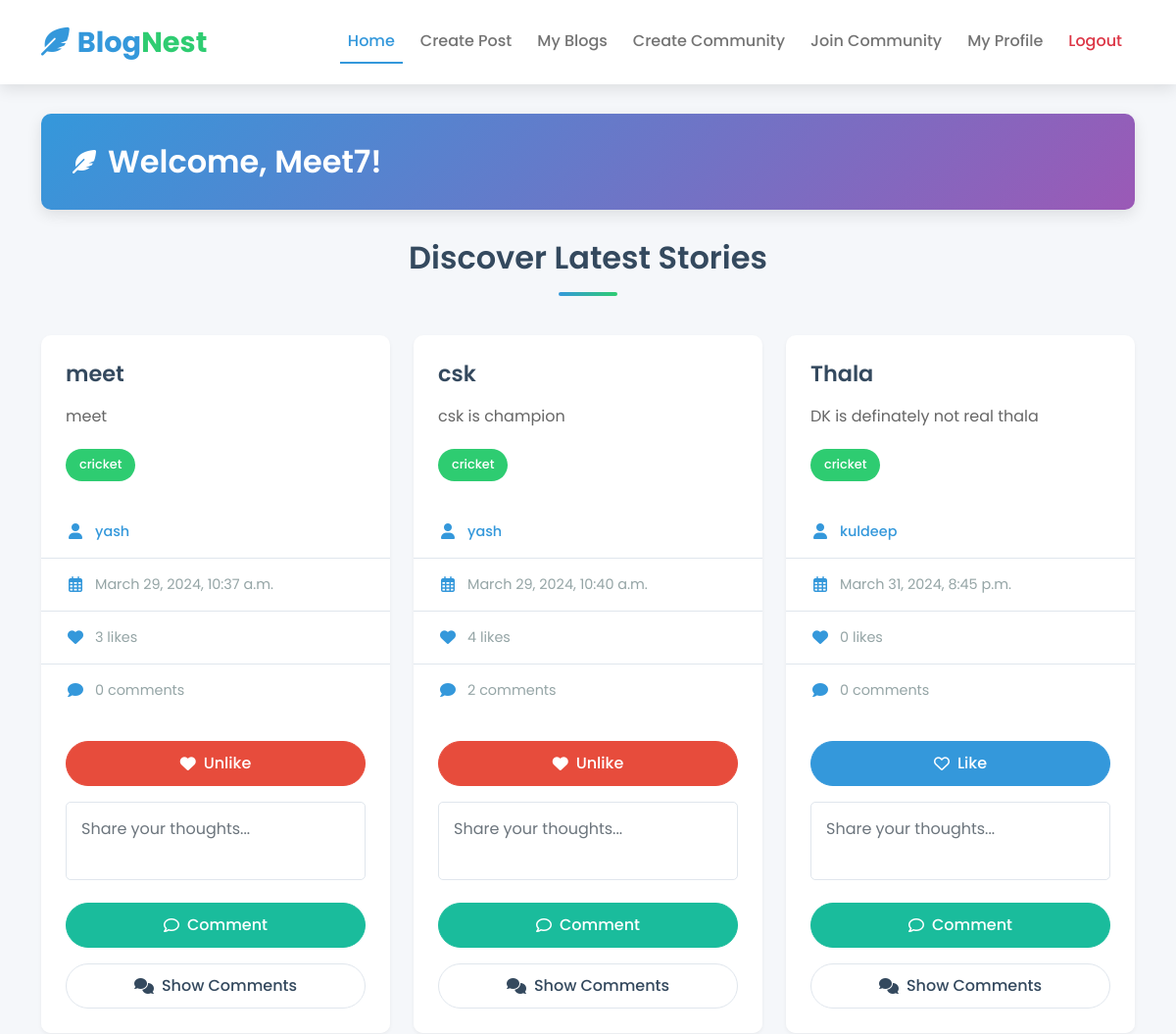
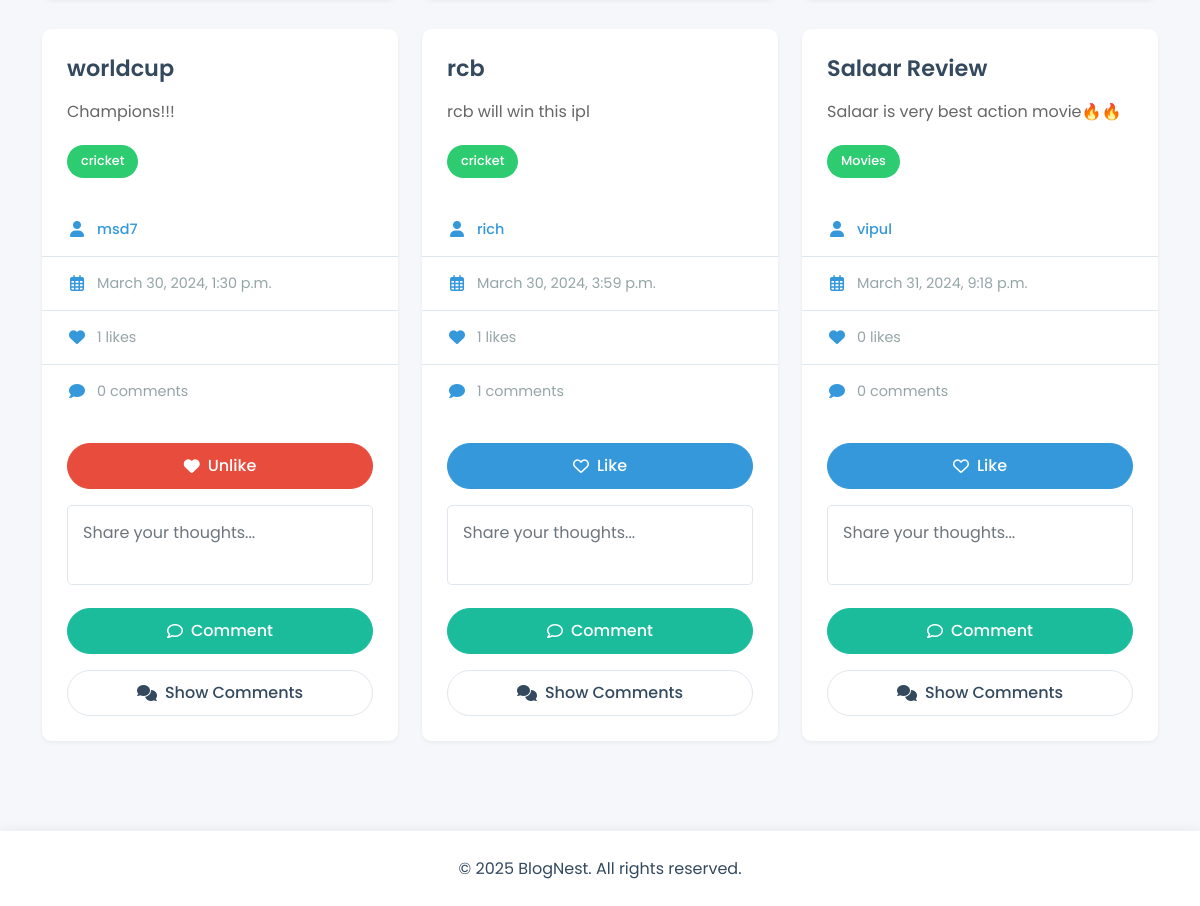
Page /home/ (signed in) on the earlier database version (2 pictures, top to bottom).
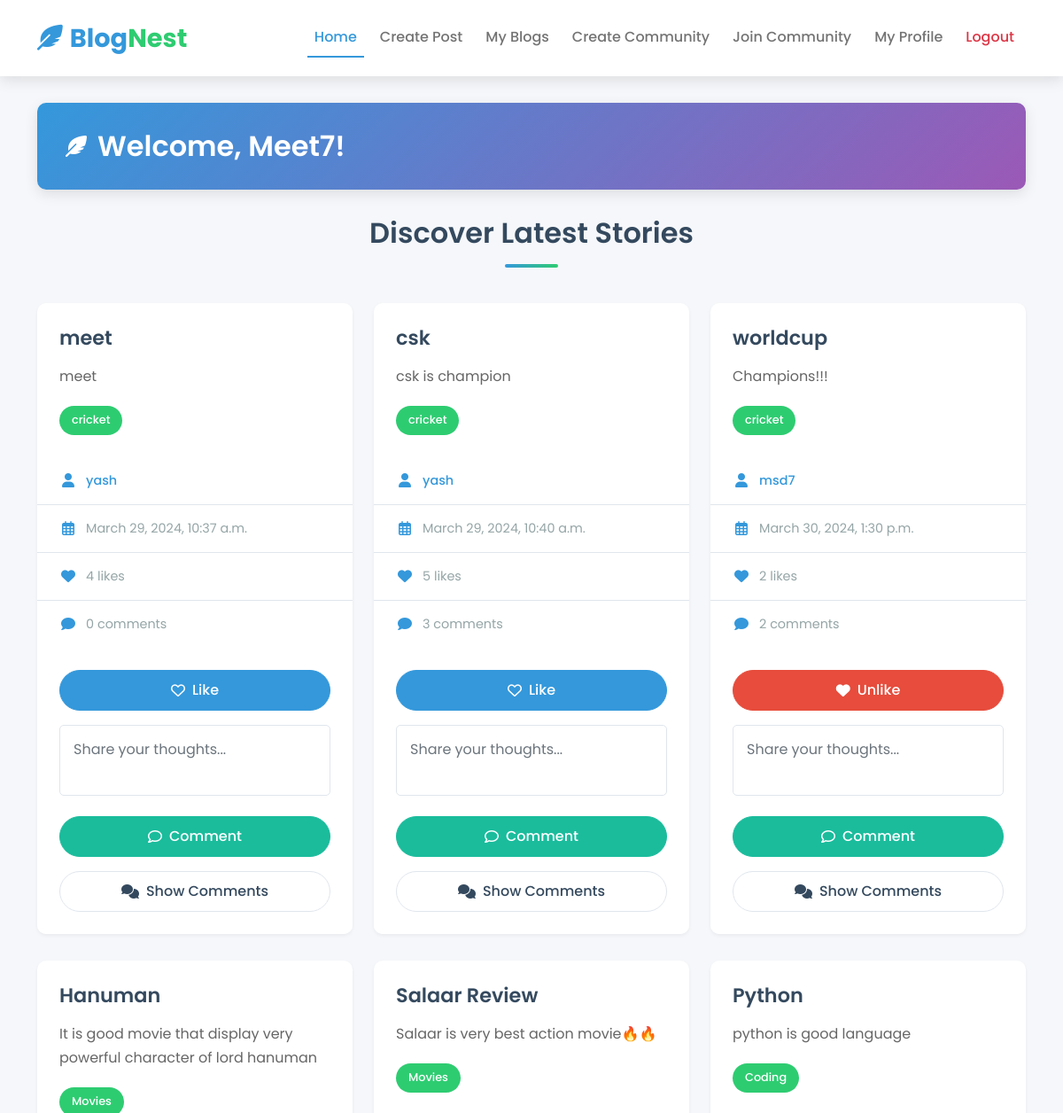
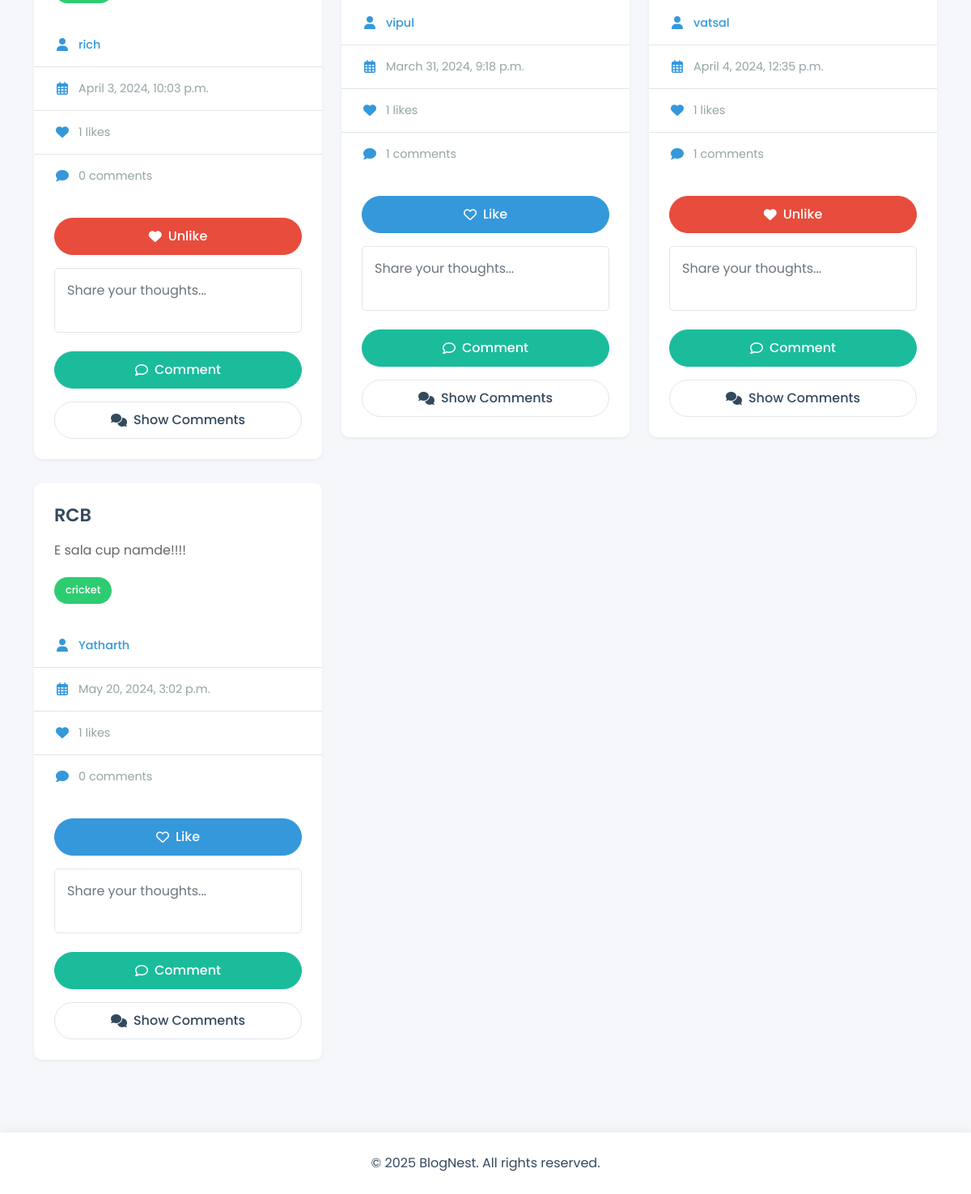
Same page on the later database version (2 pictures, top to bottom).
### Blog/models.py (models this page shows)
class BlogPost(models.Model):
  BlogId = models.IntegerField(primary_key = True)
  Title = models.CharField(max_length=50)
  BlogData = models.CharField(max_length=5000, null =False , default ='')
  DatePosted = models.DateTimeField()
  Likes = models.IntegerField()
  Comments = models.IntegerField()
  UserID = models.ForeignKey(User, null=True, on_delete=models.CASCADE)
  CategoryId = models.ForeignKey(Category, null=True, on_delete=models.CASCADE)

class Category(models.Model):
  CategoryId = models.IntegerField(primary_key = True)
  CategoryName = models.CharField(max_length=50)
  Description = models.CharField(max_length=500)

### Blog/views.py (the view)
# urls.py: path('home/', home, name='home'),
def home(request):
  name={'username': request.session.get('username')}
  blogs=BlogPost.objects.all()
  user=User.objects.get(username=request.session.get('username'))
  my_blogs = BlogPost.objects.filter(UserID=user)
  other_blogs = blogs.exclude(pk__in=my_blogs.values_list('pk', flat=True))
  user_has_liked_blog_ids = {}
  if user.is_authenticated:
      user_has_liked_blog_ids = Like.objects.filter(UserID=user).values_list('BlogID', flat=True)
  other_blogs_with_counts = other_blogs.annotate(
        likes_count=Count('like'),
        comments_count=Count('comment')
    )
  context = {
      'name': request.user,
      'blogs': other_blogs_with_counts,
      'user_has_liked_blog_ids': user_has_liked_blog_ids
  }
  return render(request, 'home.html', context)

### templates/home.html (shortened to what this page needs)
{% load static %}
<!DOCTYPE html>
<html lang="en">
<head>
  <link href="https://cdn.jsdelivr.net/npm/bootstrap@5.0.2/dist/css/bootstrap.min.css" rel="stylesheet"
>
  <link href="https://cdnjs.cloudflare.com/ajax/libs/font-awesome/6.0.0-beta3/css/all.min.css" rel="stylesheet">
  <link href="{% static 'css/home.css' %}" rel="stylesheet">
</head>
<body>
  <nav class="navbar navbar-expand-lg navbar-light">
    <div class="container">
      <a class="navbar-brand" href="/home">
        <i class="fas fa-feather-alt brand-icon"></i>Blog<span>Nest</span>
      </a>
      <div class="collapse navbar-collapse" id="navbarSupportedContent">
        <ul class="navbar-nav ms-auto mb-2 mb-lg-0">
          <li class="nav-item">
            <a class="nav-link active" aria-current="page" href="/home">Home</a>
          </li>
          <li class="nav-item">
            <a class="nav-link" href="/create">Create Post</a>
          </li>
          <li class="nav-item">
            <a class="nav-link" href="/myallblogs">My Blogs</a>
          </li>
          <li class="nav-item">
            <a class="nav-link" href="/create_community">Create Community</a>
          </li>
          <li class="nav-item">
            <a class="nav-link" href="/join_community">Join Community</a>
          </li>
          <li class="nav-item">
            <a class="nav-link" href="{% url 'user_profile' %}">My Profile</a>
          </li>
          <li class="nav-item">
            <a class="nav-link text-danger" href="{% url 'logout' %}">Logout</a>
          </li>
        </ul>
      </div>
    </div>
  </nav>
  <div class="container main-container">
    <div class="welcome-banner">
      <div class="container">
        <h2><i class="fas fa-feather-alt"></i> Welcome, {{ name.username }}!</h2>
      </div>
    </div>
    <h2 class="blog-section-title">Discover Latest Stories</h2>
    <div class="row">
      {% for blog in blogs %}
      <div class="col-lg-4 col-md-6">
        <div class="card blog-card">
          <div class="card-body">
            <h5 class="card-title">{{ blog.Title }}</h5>
            <p class="card-text">{{ blog.BlogData }}</p>
            <span class="blog-category">{{ blog.CategoryId.CategoryName }}</span>
          </div>
          <ul class="list-group list-group-flush">
            <li class="list-group-item blog-meta-item">
              <i class="fas fa-user"></i>
              <span class="blog-meta-username">{{ blog.UserID.username }}</span>
            </li>
            <li class="list-group-item blog-meta-item">
              <i class="far fa-calendar-alt"></i>
              <span>{{ blog.DatePosted }}</span>
            </li>
            <li class="list-group-item blog-meta-item">
              <i class="fas fa-heart"></i>
              <span>{{ blog.Likes }} likes</span>
            </li>
            <li class="list-group-item blog-meta-item">
              <i class="fas fa-comment"></i>
              <span>{{ blog.Comments }} comments</span>
            </li>
          </ul>
          <div class="card-footer">
            {% if user_has_liked_blog_ids and blog.pk in user_has_liked_blog_ids %}
            <a href="{% url 'remove_like' blog.pk %}" class="btn btn-danger like-btn w-100">
              <i class="fas fa-heart"></i> Unlike
            </a>
            {% else %}
            <a href="{% url 'like_blog' blog.pk %}" class="btn btn-primary like-btn w-100">
              <i class="far fa-heart"></i> Like
            </a>
            {% endif %}
            <form action="{% url 'add_comment' blog.pk %}" method="post" class="mt-3">
              <textarea name="content" id="content" rows="2" class="form-control"
                placeholder="Share your thoughts..." required></textarea>
              <button type="submit" class="btn btn-info mt-2 w-100">
                <i class="far fa-comment"></i> Comment
              </button>
            </form>
            <button class="btn btn-outline-secondary mt-3 w-100 comments-toggle" type="button" onclick="showComments({{ blog.pk }})">
              <i class="fas fa-comments"></i> <span class="comments-toggle-text">Show Comments</span>
            </button>
          </div>
        </div>
      </div>
      {% endfor %}
    </div>
  </div>
  <footer class="footer">
    <div class="container text-center">
      <p class="mb-0">&copy; 2025 BlogNest. All rights reserved.</p>
    </div>
  </footer>
</body>
</html>

### Blog/static/css/home.css (style rules this page uses)
:root { --primary: #3498db; --primary-dark: #2980b9; --secondary: #2ecc71; --secondary-dark: #27ae60; --accent: #9b59b6; --accent-dark: #8e44ad; --text-dark: #34495e; --text-light: #ecf0f1; --gray-light: #f5f7fa; --gray-medium: #e0e6ed; --gray-dark: #95a5a6; --danger: #e74c3c; --warning: #f39c12; --info: #1abc9c; --shadow-sm: 0 2px 4px rgba(0, 0, 0, 0.05); --shadow-md: 0 5px 15px rgba(0, 0, 0, 0.1); --shadow-lg: 0 10px 25px rgba(0, 0, 0, 0.15); --radius-sm: 5px; --radius-md: 10px; --radius-lg: 15px; --transition-fast: 0.2s ease; --transition-normal: 0.3s ease; }
body { font-family: 'Poppins', sans-serif; background-color: var(--gray-light); color: var(--text-dark); line-height: 1.6; min-height: 100vh; display: flex; flex-direction: column; }
.main-container { flex: 1; padding-bottom: 60px; }
.navbar { background-color: white !important; box-shadow: var(--shadow-md); padding: 15px 0; position: sticky; top: 0; z-index: 1000; }
.navbar-brand { font-weight: 700; font-size: 1.8rem; color: var(--primary) !important; display: flex; align-items: center; }
.navbar-brand span { color: var(--secondary); }
.brand-icon { margin-right: 8px; color: var(--primary); }
.nav-link { font-weight: 500; margin: 0 5px; transition: all var(--transition-normal); border-bottom: 2px solid transparent; padding: 8px 10px; }
.nav-link.active { color: var(--primary) !important; border-bottom: 2px solid var(--primary); }
.welcome-banner { background: linear-gradient(135deg, var(--primary) 0%, var(--accent) 100%); padding: 30px 20px; color: white; border-radius: var(--radius-md); margin: 30px 0; box-shadow: var(--shadow-md); transition: transform var(--transition-normal), box-shadow var(--transition-normal); }
.welcome-banner h2 { margin: 0; font-weight: 600; display: flex; align-items: center; }
.welcome-banner h2 i { margin-right: 12px; font-size: 1.5rem; }
.blog-section-title { text-align: center; margin-bottom: 40px; color: var(--text-dark); font-weight: 600; position: relative; }
.blog-section-title:after { content: ''; display: block; width: 60px; height: 4px; background: linear-gradient(to right, var(--primary), var(--secondary)); margin: 15px auto 0; border-radius: 2px; }
.blog-card { border: none; border-radius: var(--radius-md); overflow: hidden; transition: transform var(--transition-normal), box-shadow var(--transition-normal); margin-bottom: 30px; box-shadow: var(--shadow-sm); background-color: white; }
.card-body { padding: 25px; }
.card-title { font-weight: 600; color: var(--text-dark); margin-bottom: 15px; font-size: 1.4rem; line-height: 1.3; }
.card-text { color: #666; line-height: 1.7; margin-bottom: 20px; max-height: 4.8em; overflow: hidden; text-overflow: ellipsis; display: -webkit-box; -webkit-line-clamp: 3; -webkit-box-orient: vertical; }
.blog-category { background-color: var(--secondary); color: white; padding: 6px 14px; border-radius: 30px; font-weight: 500; font-size: 0.8rem; display: inline-block; transition: all var(--transition-fast); }
.list-group-item { padding: 15px 25px; border-color: var(--gray-medium); }
.blog-meta-item { display: flex; align-items: center; color: var(--gray-dark); font-size: 0.9rem; }
.blog-meta-item i { margin-right: 10px; width: 20px; text-align: center; font-size: 1rem; color: var(--primary); }
.blog-meta-username { color: var(--primary); font-weight: 500; transition: color var(--transition-fast); }
.card-footer { background-color: white; border-top: 1px solid var(--gray-medium); padding: 25px; }
.btn { padding: 10px 20px; border-radius: 30px; font-weight: 500; transition: all var(--transition-normal); display: inline-flex; align-items: center; justify-content: center; }
.btn i { margin-right: 8px; }
.btn-primary { background-color: var(--primary); border-color: var(--primary); }
.btn-danger { background-color: var(--danger); border-color: var(--danger); }
.btn-info { background-color: var(--info); border-color: var(--info); color: white; }
.btn-outline-secondary { color: var(--text-dark); border-color: var(--gray-medium); }
.like-btn i { margin-right: 8px; }
textarea.form-control { border-radius: var(--radius-sm); resize: none; padding: 15px; margin: 15px 0; border: 1px solid var(--gray-medium); font-family: 'Poppins', sans-serif; transition: border-color var(--transition-fast), box-shadow var(--transition-fast); }
.footer { background-color: white; padding: 25px 0; margin-top: auto; box-shadow: 0 -2px 10px rgba(0, 0, 0, 0.05); }

Differences in the rows shown:
removed BlogPost: Title "Thala", BlogData "DK is definately not real thala", CategoryId.CategoryName "cricket", UserID.username "kuldeep", DatePosted "March 31, 2024, 8:45 p.m.", Likes "0", Comments "0"
removed BlogPost: Title "rcb", BlogData "rcb will win this ipl", CategoryId.CategoryName "cricket", UserID.username "rich", DatePosted "March 30, 2024, 3:59 p.m.", Likes "1", Comments "1"
changed BlogPost "meet": Likes "3" → "4"; text "Unlike" → "Like"
changed BlogPost "csk": Likes "4" → "5"; Comments "2" → "3"; text "Unlike" → "Like"
changed BlogPost "worldcup": Likes "1" → "2"; Comments "0" → "2"
added BlogPost: Title "Hanuman", BlogData "It is good movie that display very powerful character of lord hanuman", CategoryId.CategoryName "Movies", UserID.username "rich", DatePosted "April 3, 2024, 10:03 p.m.", Likes "1", Comments "0", shows "Unlike"
changed BlogPost "Salaar Review": Likes "0" → "1"; Comments "0" → "1"
added BlogPost: Title "Python", BlogData "python is good language", CategoryId.CategoryName "Coding", UserID.username "vatsal", DatePosted "April 4, 2024, 12:35 p.m.", Likes "1", Comments "1", shows "Unlike"
added BlogPost: Title "RCB", BlogData "E sala cup namde!!!!", CategoryId.CategoryName "cricket", UserID.username "Yatharth", DatePosted "May 20, 2024, 3:02 p.m.", Likes "1", Comments "0"
